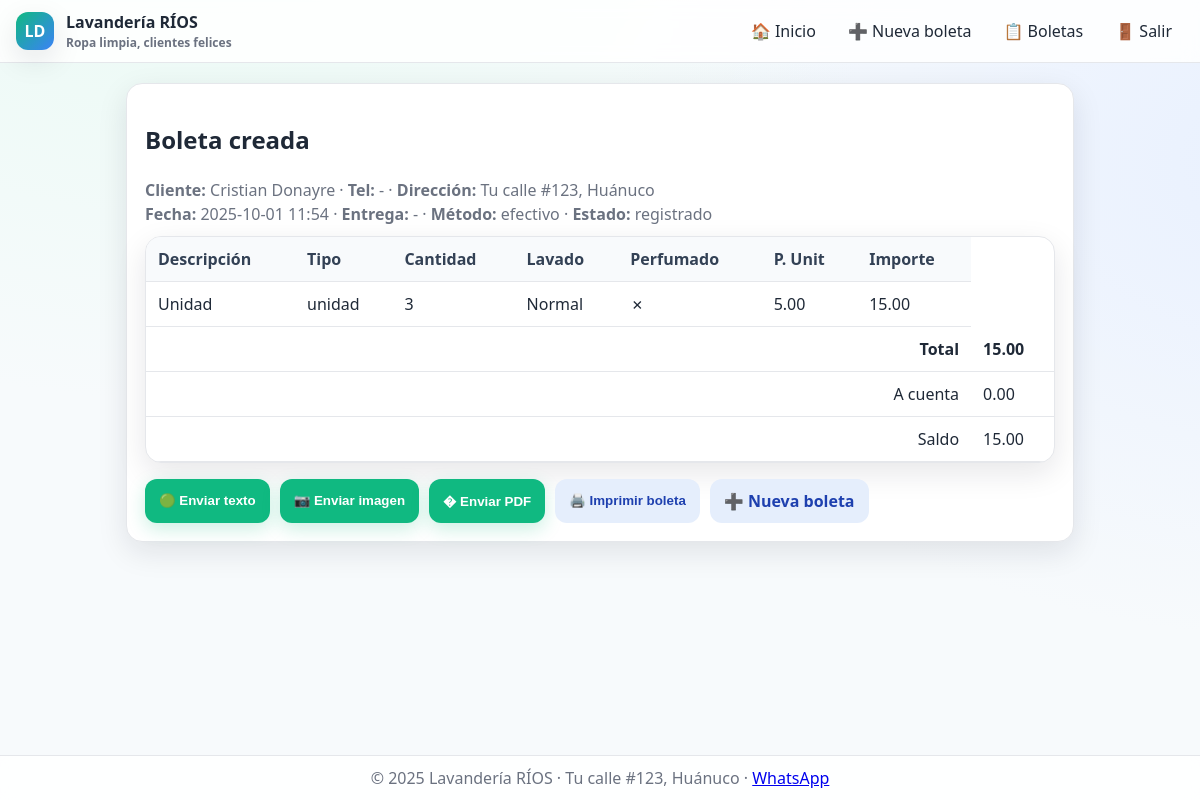
/boleta/1, run on the app's committed database.
### tables this page shows
CREATE TABLE boleta (
                id INTEGER PRIMARY KEY AUTOINCREMENT,
                numero TEXT,                  -- opcional: correlativo impreso (N° 007601)
                cliente TEXT NOT NULL,
                direccion TEXT,
                telefono TEXT,
                fecha TEXT NOT NULL,          -- fecha de emisión
                entrega_fecha TEXT,           -- fecha prometida
                entrega_hora TEXT,            -- hora prometida (ej. '17:00')
                metodo_pago TEXT DEFAULT 'efectivo',
                estado TEXT DEFAULT 'registrado',
                a_cuenta REAL DEFAULT 0,      -- pago parcial
                saldo REAL DEFAULT 0,
                total REAL DEFAULT 0,         -- total de la boleta (suma items)
                notas TEXT                    -- observaciones (ej. 'Martes 5 pm')
            );

CREATE TABLE boleta_items (
                id INTEGER PRIMARY KEY AUTOINCREMENT,
                boleta_id INTEGER NOT NULL REFERENCES boleta(id) ON DELETE CASCADE,
                descripcion TEXT,             -- 'Frazadas', 'Edredón', 'Kilos', etc.
                tipo TEXT,                    -- kilos | edredon | terno | otro
                prendas INTEGER DEFAULT 0,    -- nº de prendas (para terno/edredón)
                kilos REAL DEFAULT 0,         -- para servicio por kilos
                lavado TEXT,                  -- 'Normal', 'Seco', 'A mano'...
                secado TEXT,                  -- 'Secadora', 'Tendedero'...
                p_unit REAL DEFAULT 0,        -- precio unitario (por kilo o por prenda)
                importe REAL DEFAULT 0,       -- subtotal del item
                perfumado INTEGER DEFAULT 0   -- si está perfumado (1) o no (0)
            );

### app.py (the view)
@app.route("/boleta/<int:boleta_id>")
def boleta_detalle(boleta_id):
    cab, items = database.obtener_boleta_detalle(boleta_id)
    wa_link = request.args.get("wa")  # opcional, pasa por query string
    return render_template("boleta_detalle.html", cab=cab, items=items, wa_link=wa_link,
                          title=f"Boleta #{boleta_id} - {cab[2] if cab else ''}")

### app.py (called while the page is built)
@app.context_processor
def inject_globals():
    promocion_hoy = cfg.get_promocion_dia()
    promo_texto = promocion_hoy["descripcion"] if promocion_hoy else PROMO_BANNER
    return dict(
        WHATSAPP_NUMBER=WHATSAPP_NUMBER,
        LAVA_DIRECCION=LAVA_DIRECCION,
        PROMO_BANNER=promo_texto,
        now=datetime.now(),
        title="Lavandería RÍOS",
        meta_description=cfg.WEB_CONFIG["meta_description"],
        meta_keywords=cfg.WEB_CONFIG["keywords"]
    )

### config_precios.py (called while the page is built)
def get_promocion_dia(dia_semana=None):
    import datetime
    if dia_semana is None:
        dias = ["lunes", "martes", "miércoles", "jueves", "viernes", "sábado", "domingo"]
        dia_semana = dias[datetime.datetime.now().weekday()]
    return PROMOCIONES.get(dia_semana)

### database.py (called while the page is built)
def _conn():
    return sqlite3.connect(DB_PATH)

def obtener_boleta_detalle(boleta_id: int):
    with _conn() as conn:
        cur = conn.cursor()
        cur.execute(
            "SELECT id, numero, cliente, direccion, telefono, fecha, entrega_fecha, entrega_hora, "
            "metodo_pago, estado, a_cuenta, saldo, total, notas "
            "FROM boleta WHERE id = ?",
            (boleta_id,)
        )
        cab = cur.fetchone()
        cur.execute(
            """
            SELECT id, descripcion, tipo,
                   CASE WHEN tipo = 'kilo' THEN kilos ELSE prendas END as cantidad,
                   lavado, p_unit, importe, perfumado
            FROM boleta_items WHERE boleta_id = ? ORDER BY id ASC
            """,
            (boleta_id,)
        )
        items = cur.fetchall()
        return cab, items

### templates/boleta_detalle.html (shortened to what this page needs)
{% extends "base.html" %}
{% block content %}
<section class="card" id="boleta" role="region" aria-label="Detalle de boleta">
  <h2>Boleta creada</h2>
  <div class="resume" style="margin-bottom:10px;">
    <strong>Cliente:</strong> {{ cab[2] }} ·
    <strong>Tel:</strong> {{ cab[4] or '-' }} ·
    <strong>Dirección:</strong> {{ cab[3] or LAVA_DIRECCION }}<br>
    <strong>Fecha:</strong> {{ cab[5][:16] }} ·
    <strong>Entrega:</strong> {{ (cab[6] or '-') ~ ' ' ~ (cab[7] or '') }} ·
    <strong>Método:</strong> {{ cab[8] }} ·
    <strong>Estado:</strong> {{ cab[9] }}
  </div>
  <div class="table-wrap">
    <table>
      <thead>
        <tr>
          <th>Descripción</th><th>Tipo</th><th>Cantidad</th>
          <th>Lavado</th><th>Perfumado</th><th>P. Unit</th><th>Importe</th>
        </tr>
      </thead>
      <tbody>
        {% for it in items %}
        <tr>
          <td>{{ it[1] }}</td>
          <td>{{ it[2] }}</td>
          <td>{{ it[3] }}</td>
          <td>{{ it[4] }}</td>
          <td>{{ '✓' if it[7] else '✗' }}</td>
          <td>{{ '%.2f'|format(it[5]) }}</td>
          <td>{{ '%.2f'|format(it[6]) }}</td>
        </tr>
        {% endfor %}
        <tr>
          <td colspan="7" style="text-align:right;"><strong>Total</strong></td>
          <td><strong>{{ '%.2f'|format(cab[12]) }}</strong></td>
        </tr>
        <tr>
          <td colspan="7" style="text-align:right;">A cuenta</td>
          <td>{{ '%.2f'|format(cab[10]) }}</td>
        </tr>
        <tr>
          <td colspan="7" style="text-align:right;">Saldo</td>
          <td>{{ '%.2f'|format(cab[11]) }}</td>
        </tr>
      </tbody>
    </table>
  </div>
  <div class="form-actions">
    <button class="btn" id="waTextBtn">🟢 Enviar texto</button>
    <button class="btn" id="waImageBtn">📷 Enviar imagen</button>
    <button class="btn" id="waPdfBtn">� Enviar PDF</button>
    <button class="btn secondary" id="printButton">🖨️ Imprimir boleta</button>
    <a class="btn secondary" href="{{ url_for('boleta_nueva') }}">➕ Nueva boleta</a>
  </div>
</section>
{% endblock %}

### templates/base.html (shortened to what this page needs)
<!DOCTYPE html>
<html lang="es">
<head>
  <link rel="stylesheet" href="{{ url_for('static', filename='style.css') }}">
</head>
<body role="document">
  <header class="site-header" role="banner">
    <div class="navbar">
      <div class="brand">
        <div class="logo">LD</div>
        <div>
          <div>Lavandería RÍOS</div>
          <div class="muted" style="font-size:12px;">Ropa limpia, clientes felices</div>
        </div>
      </div>
  <nav class="nav" id="main-navigation" role="navigation" aria-label="Navegación principal">
        <a href="{{ url_for('home') }}" class="{% if request.endpoint=='home' %}active{% endif %}">🏠 Inicio</a>
        <a href="{{ url_for('boleta_nueva') }}" class="{% if request.endpoint=='boleta_nueva' %}active{% endif %}">➕ Nueva boleta</a>
        <a href="{{ url_for('boletas') }}" class="{% if request.endpoint=='boletas' %}active{% endif %}">📋 Boletas</a>
        <a href="{{ url_for('logout') }}">🚪 Salir</a>
      </nav>
    </div>
  </header>
  <main class="container" role="main">
    {% block content %}{% endblock %}
  </main>
  <div class="footer" role="contentinfo">
  © {{ now.year if now is defined else 2025 }} Lavandería RÍOS · {{ LAVA_DIRECCION }} ·
    <a href="https://wa.me/{{ WHATSAPP_NUMBER }}" target="_blank" rel="noopener">WhatsApp</a>
  </div>
</body>
</html>

### static/style.css (style rules this page uses)
:root { --bg:#f7fafc; --card:#ffffff; --text:#1f2937; --muted:#6b7280; --primary:#10b981; --primary-2:#059669; --accent:#3b82f6; --border:#e5e7eb; --shadow:0 10px 30px rgba(17,24,39,.10); }
* { box-sizing:border-box }
html,body { height:100% }
body { margin:0; font-family:system-ui,-apple-system,Segoe UI,Roboto,Ubuntu,Cantarell,Noto Sans,"Helvetica Neue",Arial; background: radial-gradient(1200px 800px at 15% -10%, #eafaf4 0%, transparent 60%), radial-gradient(1200px 800px at 110% 20%, #e8f0ff 0%, transparent 60%), var(--bg); color:var(--text); line-height: 1.5; }
.container { max-width:980px;margin:20px auto 96px;padding:0 16px;width:100% }
.site-header { position:sticky;top:0;z-index:10;background:rgba(255,255,255,.85);backdrop-filter:blur(8px);border-bottom:1px solid var(--border) }
.navbar { display:flex;align-items:center;justify-content:space-between;gap:12px;padding:10px 16px;flex-wrap:wrap }
.brand { display:flex;align-items:center;gap:12px;font-weight:700;color:var(--text) }
.logo { width:38px;height:38px;border-radius:12px;background:linear-gradient(135deg,var(--primary),var(--accent));display:flex;align-items:center;justify-content:center;color:#fff;font-weight:800;box-shadow:var(--shadow) }
.muted { color:var(--muted) }
.nav { display:flex;flex-wrap:wrap;gap:8px }
.nav a { color:var(--text);text-decoration:none;padding:8px 12px;border-radius:10px;transition:background .15s,color .15s }
.card { background:var(--card);border:1px solid var(--border);border-radius:16px;padding:18px;box-shadow:var(--shadow);margin-bottom:20px }
.btn { display:inline-block;border:0;cursor:pointer;text-decoration:none;background:var(--primary);color:#fff;padding:10px 14px;border-radius:12px;font-weight:700;transition:transform .05s,background .15s,box-shadow .2s;box-shadow:0 6px 18px rgba(16,185,129,.22) }
.btn.secondary { background:#e5eefc;color:#1e40af;box-shadow:none;font-weight:700 }
.footer { position:fixed;bottom:0;left:0;right:0;text-align:center;color:var(--muted);padding:10px;border-top:1px solid var(--border);background:rgba(255,255,255,.85);backdrop-filter:blur(8px) }
.form-actions { grid-column:1/-1;display:flex;gap:10px;justify-content:flex-start;margin-top:6px;flex-wrap:wrap }
.table-wrap { overflow-x:auto;border:1px solid var(--border);border-radius:16px;background:#fff;box-shadow:var(--shadow);width:100% }
table { width:100%;border-collapse:collapse;min-width:600px }
th,td { border-bottom:1px solid var(--border);padding:10px 12px;text-align:left }
th { position:sticky;top:0;background:#f8fafc;color:#334155;font-weight:700 }
.resume { margin:6px 0 10px;color:var(--muted) }

### data on the page
boleta: cliente "Cristian Donayre", telefono "-", direccion "Tu calle #123, Huánuco", fecha "2025-10-01 11:54", entrega_fecha+entrega_hora "-", metodo_pago "efectivo", estado "registrado", total "15.00", a_cuenta "0.00", saldo "15.00"
boleta_items: descripcion "Unidad", tipo "unidad", prendas "3", lavado "Normal", perfumado "✗", p_unit "5.00", importe "15.00"
